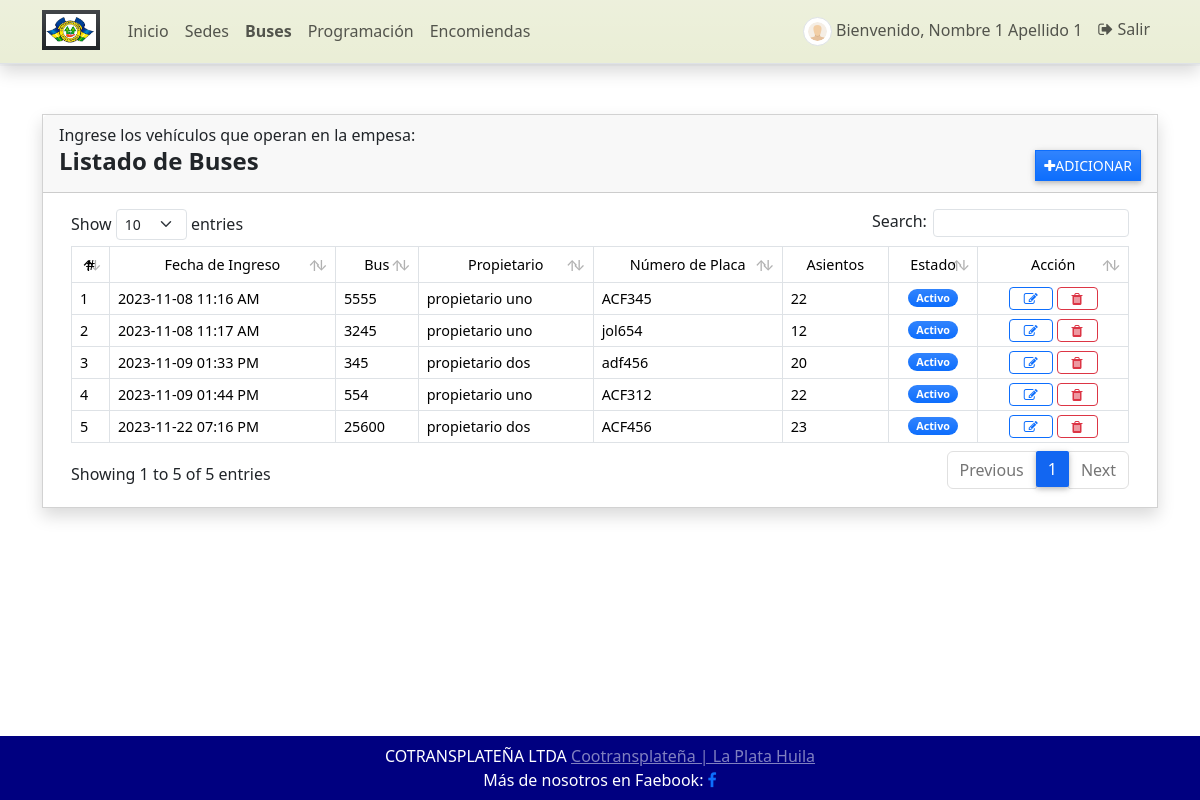
/bus (signed in), run on an earlier commit of the app's database.
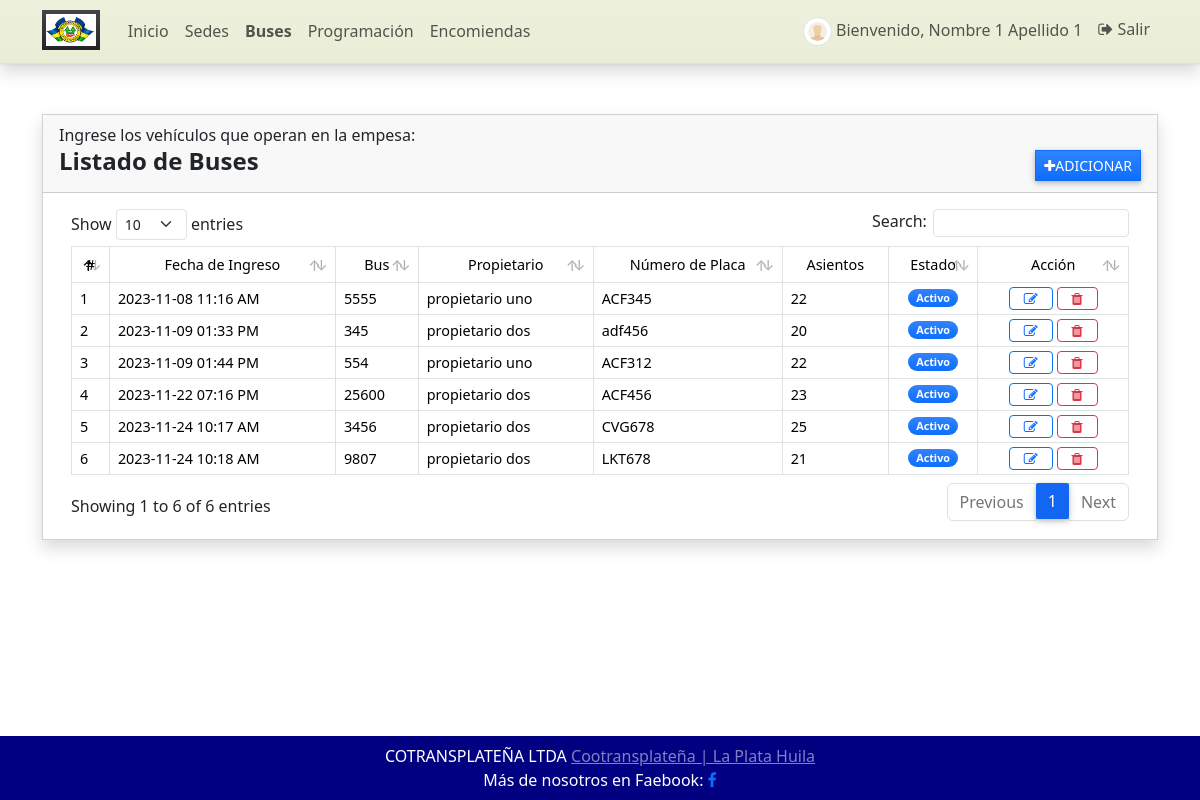
And on a later commit of the database.
### GestorApp/models.py (models this page shows)
class Bus(models.Model):
    propietario = models.ForeignKey(Propietario, on_delete=models.CASCADE, blank=True, null=True)
    numero_bus = models.CharField(max_length=5)
    placa_bus = models.CharField(max_length=8)
    asientos = models.PositiveIntegerField(default=0, validators=[MinValueValidator(1), MaxValueValidator(50)])
    estado = models.CharField(max_length=2, choices=(('1', 'Activo'), ('2', 'Inactivo'), ), default=1)
    fecha_creado = models.DateTimeField(default=timezone.now)
    fecha_actualizado = models.DateTimeField(auto_now=True)
    class Meta:
        verbose_name_plural = 'Buses'
    def __str__(self):
        return self.numero_bus

class Propietario(models.Model):
    propietario = models.CharField(max_length=100)
    documento = models.CharField(max_length=12)
    estado = models.CharField(max_length=2, choices=(('1', 'Activo'), ('2', 'Inactivo')), default=1)
    def __str__(self):
        return str(self.propietario)
    class Meta:
        verbose_name_plural = 'Propietarios'

### GestorApp/views.py (the view)
# urls.py: path('bus', views.bus, name='bus-pagina'),
@login_required
def bus(request: HttpRequest):
    context['page_title'] = "Buses"
    buses = Bus.objects.all()
    context['buses'] = buses
    return render(request, 'bus.html', context)

### GestorApp/forms.py
class ActualizarContrasena(PasswordChangeForm):
    old_password = forms.CharField(
        widget=forms.PasswordInput(attrs={'class': 'form-control form-control-sm rounded-0'}),
        label="Contraseña Anterior")
    new_password1 = forms.CharField(
        widget=forms.PasswordInput(attrs={'class': 'form-control form-control-sm rounded-0'}),
        label="Nueva Constraseña")
    new_password2 = forms.CharField(
        widget=forms.PasswordInput(attrs={'class': 'form-control form-control-sm rounded-0'}),
        label="Confirmar Nueva Contraseña")
    class Meta:
        model = User
        fields = ('old_password', 'new_password1', 'new_password2')

### GestorApp/templates/bus.html (shortened to what this page needs)
{% extends 'base.html' %}
{% load humanize %}
{% load customfilter %}
{% block Contenido %}
<div class="col-lg-12 col-md-12 col-sm-12 col-xs-12">
    <div class="card card-default rounded-0 shadow">
        <div class="card-header">
              <h7>Ingrese los vehículos que operan en la empesa:</h7>
            <div class="d-flex w-100 align-items-center justify-content-between">
                <h4 class="card-title fw-bold">Listado de Buses</h4>
                <div class="tools">
                    <button type="button" class="btn btn-primary rounded-0 bg-gradient btn-sm" id='adiccion'><i class="fa fa-plus"></i>Adicionar</button>
                </div>
            </div>
        </div>
        <div class="card-body">
            <div class="container-fluid">
                <table class="table table-bordered" id="bus-lista">
                    <thead>
                        <tr class="bg-gradient bg-secondary bg-opacity-50 text-light">
                            <th class="px-2 py-2 text-center">#</th>
                            <th class="px-2 py-2 text-center">Fecha de Ingreso</th>
                            <th class="px-2 py-2 text-center">Bus </th>
                            <th class="px-2 py-2 text-center">Propietario</th>
                            <th class="px-2 py-2 text-center">Número de Placa</th>
                            <th class="px-2 py-2 text-center">Asientos</th>
                            <th class="px-2 py-2 text-center">Estado</th>
                            <th class="px-2 py-2 text-center">Acción</th>
                        </tr>
                    </thead>
                    <tbody>
                        {% for bus in buses %}
                        <tr>
                            <td class="px-2 py-1 align-middle">{{ forloop.counter }}</td>
                            <td class="px-2 py-1 align-middle">{{ bus.fecha_creado|date:"Y-m-d h:i A" }}</td>
                            <td class="px-2 py-1 align-middle">{{ bus }}</td>
                           <td class="px-2 py-1 align-middle">{{ bus.propietario }}</td>
                            <td class="px-2 py-1 align-middle">{{ bus.placa_bus }}</td>
                            <td class="px-2 py-1 align-middle">{{ bus.asientos }}</td>
                            <td class="px-1 py-1 align-middle text-center">
                                {% if bus.estado == '1' %}
                                <span class="badge bg-primary bg-gradient rounded-pill px-2">Activo</span> {% else %}
                                <span class="badge bg-secondary bg-gradient rounded-pill px-2">Inactivo</span> {% endif %}
                            </td>
                            <td class="px-2 py-1 align-middle text-center">
                                <a class="btn btn-outline-primary btn-sm edit-data" href="javascript:void(0)" data-id="{{ bus.pk }}" title="Editar">
                                    <i class="fa fa-edit"></i>
                                </a>
                                <button class="btn btn-outline-danger btn-sm delete-data" type="button" data-id="{{ bus.pk }}" title="Eliminar">
                                    <i class="fa fa-trash"></i>
                                </button>
                            </td>
                        </tr>
                        {% endfor %}
                    </tbody>
                </table>
            </div>
        </div>
    </div>
</div>
{% endblock Contenido %}

### GestorApp/templates/base.html (shortened to what this page needs)
{% load static %}
{% load customfilter %}
<html lang="es">
<head>
    <link rel="stylesheet" href="{% static 'assets/select2/dist/css/select2.min.css' %}">
    <link rel="stylesheet" href="{% static 'assets/mdb-blogtemplate/css/mdb.min.css' %}" />
    <link rel="stylesheet" href="{% static 'assets/DataTables/datatables.min.css' %}" />
    <link rel="stylesheet" href="{% static 'assets/default/css/style.css' %}">
    <link href="https://cdn.jsdelivr.net/npm/bootstrap/dist/css/bootstrap.min.css" rel="stylesheet">
    <link href="https://cdn.jsdelivr.net/npm/font-awesome/css/font-awesome.min.css" rel="stylesheet">
</head>
<body class="">
    {% block BarraNavegacion %} {% include "barraNavegacion.html" %} {% endblock BarraNavegacion %}
    <main class="py-5">
        <div class="container mb-3">
             {% block Contenido %} {% endblock Contenido %}
        </div>
    </main>
    <footer class="bg-light text-white bg-dark">
         <div class="text-center p-2" style="background-color: rgb(0,0,128);">
                   <div class="text-footer">COTRANSPLATEÑA LTDA
                       <a class="text-white-50" href="https://www.cootransplatena.com/">Cootransplateña | La Plata Huila</a>
                       <div class="top-social-links">
                           <span>Más de nosotros en Faebook: </span>
                           <a target="_blank" title="Facebook" href="#">
                               <span class="social-icon"><i class="fa fa-facebook"></i></span> </br>
                           </a>
                        </div>
                   </div>
         </div>
    </footer>
</body>
</html>

### GestorApp/templates/barraNavegacion.html (shortened to what this page needs)
{% load static %}
<header>
    <nav class="navbar navbar-expand-lg navbar-cian bg-cian bg-gradient fixed-top shadow border-bottom navbar-custom">
        <div class="container">
            <a class="navbar-brand" target="_blank" href="{% url 'inicio' %}">
                <img src="{{ MEDIA_URL }}media/default/logo.png" height="16" alt="{{ MEDIA_URL }}" loading="lazy" class="bg-dark bg-gradient px-1 py-1" style="margin-top: -3px;" />
            </a>
            <div class="collapse navbar-collapse" id="navbar01">
                <ul class="navbar-nav me-auto mb-2 mb-lg-0" id="topNav">
                    <li class="nav-item">
                        <a class="nav-link" aria-current="page" href="{% url 'inicio' %}">Inicio</a>
                    </li>
                    {% if user.id %}
                    <li class="nav-item">
                        <a class="nav-link" aria-current="page" href="{% url 'sede-pagina' %}">Sedes</a>
                    </li>
                    <li class="nav-item">
                        <a class="nav-link" aria-current="page" href="{% url 'bus-pagina' %}">Buses</a>
                    </li>
                    <li class="nav-item">
                        <a class="nav-link" aria-current="page" href="{% url 'programacion-pagina' %}">Programación</a>
                    </li>
                      <li class="nav-item">
                        <a class="nav-link" aria-current="page" href="{% url 'encomienda-pagina' %}">Encomiendas</a>
                    </li>
                    {% endif %}
                </ul>
                <ul class="navbar-nav d-flex flex-row">
                    {% if user.id %} {% if user.profile.user_type == 1 %} {% endif %}
                    <li class="nav-item me-3 me-lg-0">
                        <a class="nav-link" href="{% url 'perfil' %}">
                            <span class="me-1"><img src="{{ MEDIA_URL }}media/default/default-avatar.png" alt="User Avatar" id="user-avatar" class="img-thumbnail rounded-circle"></span>Bienvenido, {{ user.first_name }} {{user.last_name}}
                        </a>
                    </li>
                    <li class="nav-item me-3 me-lg-0">
                        <a class="nav-link" href="{% url 'logout' %}"><i class="fa fa-sign-out">  </i> Salir</a>
                    </li>
                    {% else %}
                    <li class="nav-item me-3 me-lg-0">
                        <a class="nav-link" href="{% url 'login' %}"><i class="fa fa-user" aria-hidden="true"> </i> Logeo </a>
                    </li>
                    {% endif %}
                </ul>
            </div>
        </div>
    </nav>
    </header>

### static/assets/default/css/style.css (style rules this page uses)
html, body { height: 100%; width: 100%; max-height: 100%; overflow: auto; display: flex; flex-direction: column; }
body>header { flex-shrink: auto; }
body>main { flex-shrink: auto; flex-grow: auto; overflow: auto; }
body>footer { flex-shrink: auto; position: absolute; bottom: 0; left: 0; width: calc(100%); }
#user-avatar { width: 1.8rem; height: 1.8rem; object-fit: scale-down; object-position: center center; }
.bg-secondary { background-color: var(--bs-gray-500)!important; }
.navbar-brand>img { height: 2em; }
.nav-item.active a.nav-link { font-weight: bolder !important; }

### GestorApp/templates/barraNavegacion.html (style rules this page uses)
.navbar-custom { background-color: #eaeed6; }

What changed in the data, as far as the page shows it:
removed Bus: fecha_creado "2023-11-08 11:17 AM", numero_bus "3245", propietario "propietario uno", placa_bus "jol654", asientos "12", estado "Activo"
added Bus: fecha_creado "2023-11-24 10:17 AM", numero_bus "3456", propietario "propietario dos", placa_bus "CVG678", asientos "25", estado "Activo"
added Bus: fecha_creado "2023-11-24 10:18 AM", numero_bus "9807", propietario "propietario dos", placa_bus "LKT678", asientos "21", estado "Activo"
Also different on the page:
text written by a page script: "Show entries Search: Showing 1 to 5 of 5 entries Previous 1 Next" → "Show entries Search: Showing 1 to 6 of 6 entries Previous 1 Next"
